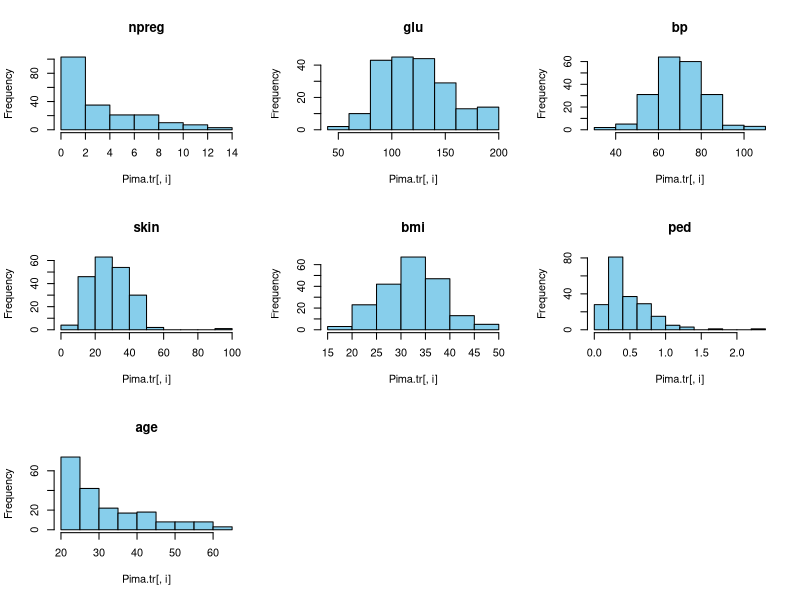
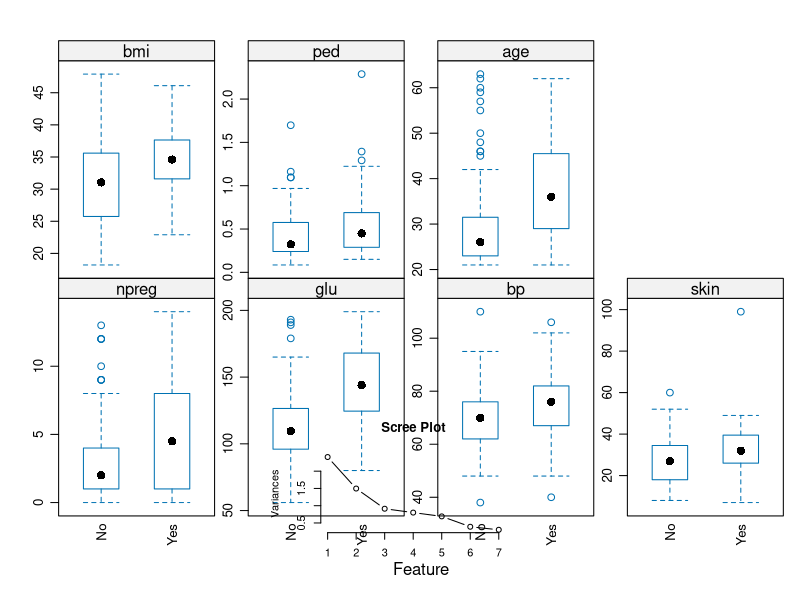
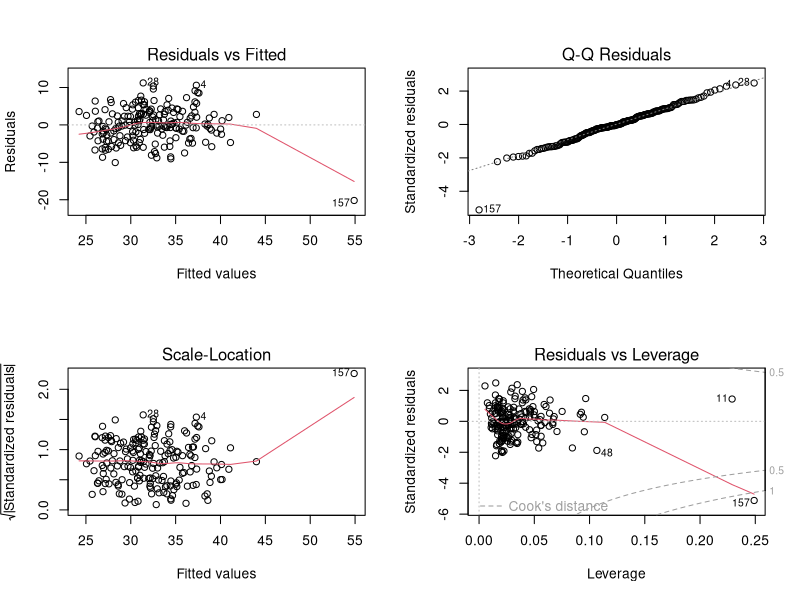

These figures' R source, in order:
# SE 3509 Introduction to Data Science & Engineering
# Final Sinav Hazirlik Cevaplari

# Gerekli kütüphanelerin yüklenmesi
library(MASS)
library(caret)
library(mice)
library(tidyverse)

# Verinin yüklenmesi
data("Pima.tr")
data("Pima.te")

# 1. Missing Values check: Check whether the datasets includes any missing values.
# 0’s are missing for the variables except for npreg and type. NA’s are missing for all variables.

# NA kontrolü (Tüm değişkenler için)
anyNA(Pima.tr)
anyNA(Pima.te)

# 0 kontrolü (npreg ve type hariç)
# npreg ve type dışındaki sütunlardaki 0'ları NA yapabiliriz kontrol etmek için
tr_temp <- Pima.tr
tr_temp[, 2:7][tr_temp[, 2:7] == 0] <- NA
sum(is.na(tr_temp)) # Kaç tane eksik veri olduğunu verir

# 2. Symmetric Distribution: Explore the attributes and write down the ones that have symmetric distribution using the training dataset.

# Histogramlar ile dağılımı kontrol edebiliriz
par(mfrow = c(3, 3))
for (i in 1:7) {
    hist(Pima.tr[, i], main = colnames(Pima.tr)[i], col = "skyblue")
}
# Yorum: bmi, glu ve bp nispeten simetrik (normal) bir dağılım göstermektedir.
# npreg ve age sağ çarpıktır (skewed).

# 3. Feature Plot: Create a feature plot and evaluate the attributes that best classify the response using the training dataset.

featurePlot(
    x = Pima.tr[, 1:7],
    y = Pima.tr$type,
    plot = "box",
    scales = list(y = list(relation = "free"), x = list(rot = 90))
)
# Yorum: glu (glikoz) ve bmi (vücut kitle indeksi) kutu grafiklerinde
# "Yes" ve "No" grupları arasında en belirgin farkı göstermektedir, bu yüzden en iyi ayırt edicilerdir.

# 4. Cross Validation: Create a cross validation object for 10 fold CV with 5 replicates.

ctrl <- trainControl(method = "repeatedcv", number = 10, repeats = 5)

# 5. Model Training: Train logistic regression and random forest models using centered and scaled predictors.

# Logistic Regression
set.seed(123)
model_logit <- train(type ~ .,
    data = Pima.tr, method = "glm", family = "binomial",
    preProcess = c("center", "scale"), trControl = ctrl
)

# Random Forest
set.seed(123)
model_rf <- train(type ~ .,
    data = Pima.tr, method = "rf",
    preProcess = c("center", "scale"), trControl = ctrl
)

# 6. Model Evaluation: Create confusion matrices where the positive class is “Yes”.
# Write down the accuracy, sensitivity and specificity scores for each model. Which one would you prefer?

# Tahminler
pred_logit <- predict(model_logit, Pima.te)
pred_rf <- predict(model_rf, Pima.te)

# Confusion Matrices
cm_logit <- confusionMatrix(pred_logit, Pima.te$type, positive = "Yes")
cm_rf <- confusionMatrix(pred_rf, Pima.te$type, positive = "Yes")

print(cm_logit)
print(cm_rf)

# Yorum: Accuracy (Doğruluk), Sensitivity (Duyarlılık - Hasta olanı bulma)
# ve Specificity (Özgüllük - Sağlıklı olanı bulma) değerlerini çıktılardan yazmalısın.
# Genellikle en yüksek Accuracy ve dengeli Sens/Spec değerine sahip model tercih edilir.

# 7. Prediction: Suppose two patients come with the following measurements.
# What would be the predicted classes for these two patients?

new_patients <- data.frame(
    npreg = c(4, 1),
    glu = c(148, 85),
    bp = c(72, 66),
    skin = c(35, 29),
    bmi = c(24.6, 26.6),
    ped = c(0.627, 0.351),
    age = c(40, 17)
)

predict(model_logit, new_patients)

# 8. PCA: Perform a Principal Component Analysis on the 7 numerical predictors of the Pima.tr dataset.
# Summarize the PCs and explain the cumulative variance contribution of the first 3 PCs.

pca_result <- prcomp(Pima.tr[, 1:7], scale = TRUE)
summary(pca_result)
# Yorum: "Cumulative Proportion" satırına bakarak ilk 3 PC'nin toplam varyansın
# ne kadarını açıkladığını (örneğin %70) belirtebilirsin.

# 9. Scale Necessity: Explain the statistical necessity of the scale = TRUE argument.

# Yorum: Değişkenlerin birimleri birbirinden farklıdır (Örn: age yıl iken glu mg/dL'dir).
# Eğer ölçekleme (scaling) yapılmazsa, sayısal olarak daha büyük değerlere sahip olan
# değişkenler PCA üzerinde haksız bir etki (dominance) yaratır.
# scale = FALSE olursa, loadings (ağırlıklar) sadece büyük değerli değişkenlere odaklanır.

# 10. Scree Plot: Produce a Scree Plot of the variances. Define the Elbow Method.

plot(pca_result, type = "l", main = "Scree Plot")
# Elbow Method (Dirsek Yöntemi): Grafik üzerinde varyansın düşüş hızının
# aniden azaldığı ("dirsek" yaptığı) nokta, seçilecek ideal bileşen sayısını gösterir.

# 11. PCA Interpretation:
# (a) PC1'de yüksek negatif skoru olan bir hastanın yorumu:
# Yorum: PC1; age, npreg ve glu ile pozitif yüklü ise, PC1 skoru yüksek olanlar "yaşlı, daha çok hamilelik geçirmiş ve yüksek glikozlu" kişilerdir.
# Bu durumda yüksek NEGATİF skor, bu değişkenlerin DÜŞÜK olduğu (yani genç, az hamilelik geçirmiş ve düşük glikozlu) kişileri temsil eder.

# (b) age ve glu'nun PC1'de her ikisinin de pozitif yükü varken negatif korelasyonlu olmaları mümkün mü?
# Yorum: Evet, matematiksel olarak mümkündür. PC1 bu değişkenlerin ortak bir eğilimini (genel sağlık/yaş durumu) temsil eder ancak
# bu, değişkenlerin kendi aralarında her zaman aynı yönde hareket edeceği anlamına gelmez. PCA, varyansı maksimize eder, korelasyonu değil.

# 12. PCA in Regression:
# (a) Avantaj (Multicollinearity): PC'ler birbirine diktir (orthogonal), yani aralarında korelasyon yoktur.
# Bu sayede regresyon modellerindeki çoklu doğrusal bağlantı (multicollinearity) sorunu tamamen çözülür.

# (b) Maliyet (Interpretability): PC'ler orijinal değişkenlerin doğrusal kombinasyonlarıdır.
# Bir doktora "PC1 skorunuz yüksek" demek klinik olarak anlamsızdır; çünkü PC1'in tam olarak neyi temsil ettiğini anlamak zordur.

# 13. Regression Assumptions:
model_bmi <- lm(bmi ~ . - type, data = Pima.tr)
par(mfrow = c(2, 2))
plot(model_bmi)

# (a) Residuals vs Fitted: Noktaların rastgele bir bulut gibi dağılması gerekir.
# Eğer bir "huni" (fan shape) şekli varsa bu Heteroscedasticity (değişen varyans) göstergesidir.
# (b) Normal Q-Q Plot: Noktaların uçlarda çizgiden sapması, hataların Normal Dağılıma uymadığını (kuyruklu dağılım) gösterir.

# 14. Interpretation of Estimates: skin Estimate = 0.395
# (a) Yorum: Diğer tüm değişkenler sabit tutulduğunda, skinfold thickness'taki 1 birimlik artış,
# BMI'da ortalama 0.395 birimlik artışa neden olur.
# (b) Significance: p-value < 2e-16 (yani < 0.05) olduğu için skin değişkeni istatistiksel olarak anlamlı bir belirleyicidir.

# 15. Multicollinearity:
# Nedir: Bağımsız değişkenlerin birbirleriyle yüksek derecede ilişkili (korelasyonlu) olmasıdır.
# Neden sorun: Katsayı tahminlerini (estimates) kararsız hale getirir ve standart hataları büyüterek
# değişkenlerin önemini yanlış değerlendirmemize neden olur.

# 16. R-squared:
summary(model_bmi)
# (a) Multiple R-squared: Modelin hedef değişkendeki (BMI) varyansı ne kadar iyi açıkladığını gösterir (%0 ile %100 arası).
# (b) Adjusted R-squared: Modele her yeni değişken eklendiğinde R-squared her zaman artar (anlamsız olsa bile).
# Adjusted R-squared ise sadece anlamlı değişkenler eklendiğinde artar, anlamsız değişken eklenmesini cezalandırır.

# 17. Stepwise Regression:
full_model <- lm(bmi ~ ., data = Pima.tr) # 'type' sütununu çıkararak denemek gerekebilir
# bmi için sayısal model kuruyoruz:
full_model <- lm(bmi ~ . - type, data = Pima.tr)
step_model <- step(full_model, direction = "backward")

# Değerlendirme: AIC (Akaike Information Criterion) değerine bakılır.
# En düşük AIC değerine sahip model en iyisidir.

# 18. Reduced Model:
# (a) Multiple R-squared: Reduced (azaltılmış) modelin R-squared değeri her zaman full modelden DÜŞÜK veya EŞİT olacaktır.
# (b) Tercih: Daha az değişkenle benzer sonuçlar veren "parsimonious" (basit) modeller,
# aşırı öğrenmeyi (overfitting) engellediği ve daha kolay açıklandığı için tercih edilir.

# 19. Stepwise Criticism:
# Yorum: Stepwise yöntemleri sadece istatistiksel anlamlılığa (AIC) bakar; klinik veya teorik önemi düşünmez.
# Ayrıca çoklu test problemi yaratarak p-değerlerini yanıltıcı hale getirebilir.

# 20. Mice Package (m=5):
# (a) m=5: 5 farklı kopyalanmış (imputed) veri seti oluşturulacağını gösterir.
# (b) Neden m > 1: Veri atamanın (imputation) getirdiği belirsizliği (uncertainty) hesaba katmak için
# birden fazla varyasyon oluşturmak daha güvenilirdir.

# 21. Missing Data Types:
# MCAR: Eksikliğin hiçbir veriyle ilişkisi yok (tamamen şans eseri).
# MAR: Eksikliğin gözlemlenen diğer değişkenlerle ilişkisi var (örn: erkeklerin kilosunu daha az bildirmesi).
# MNAR: Eksikliğin eksik olan değerin kendisiyle ilişkisi var (örn: kilosu çok yüksek olanların tartılmak istememesi).
# EN ZOR: MNAR (mice bunu çözmekte zorlanır çünkü sebep veride yoktur).
# Örnek (Yüksek Tansiyon): MNAR olur (çünkü eksiklik tansiyon değerinin kendisiyle ilişkilidir).

# 22. Pooling:
# (a) lm() neden tek başına yetmez: Tek bir veri seti eksikliğin yarattığı varyasyonu temsil etmez.
# (b) pool(): Farklı imputed veri setlerinden elde edilen sonuçları birleştirir.
# Katsayıların standart hatalarını, verinin orijinalinde eksik olmasından kaynaklanan "belirsizliği" içerecek şekilde büyütür.
